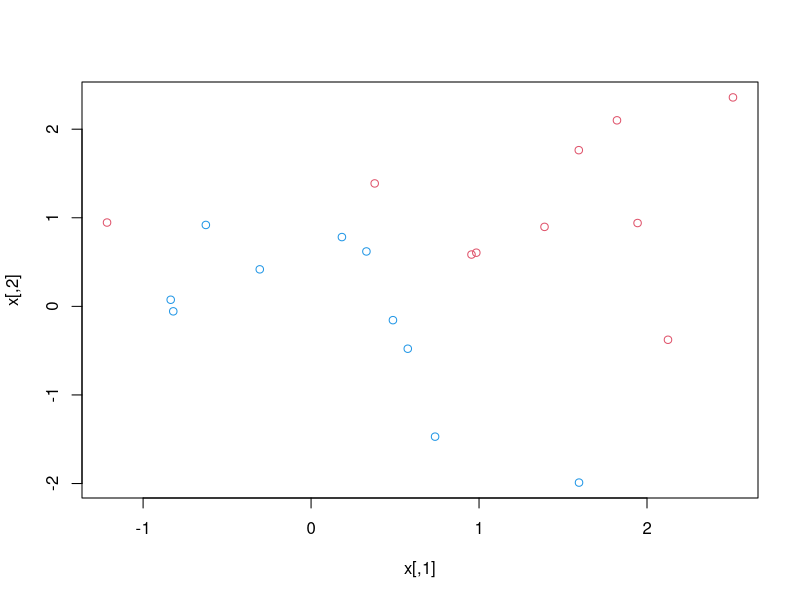
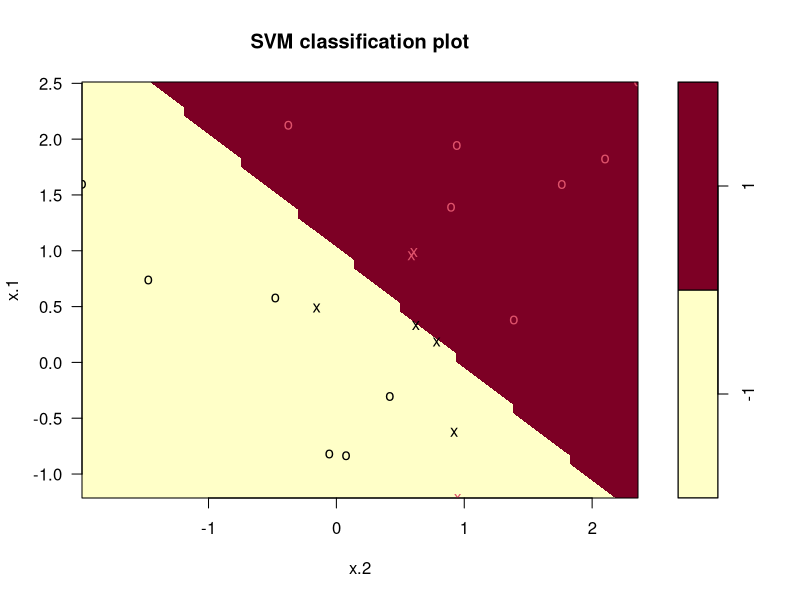
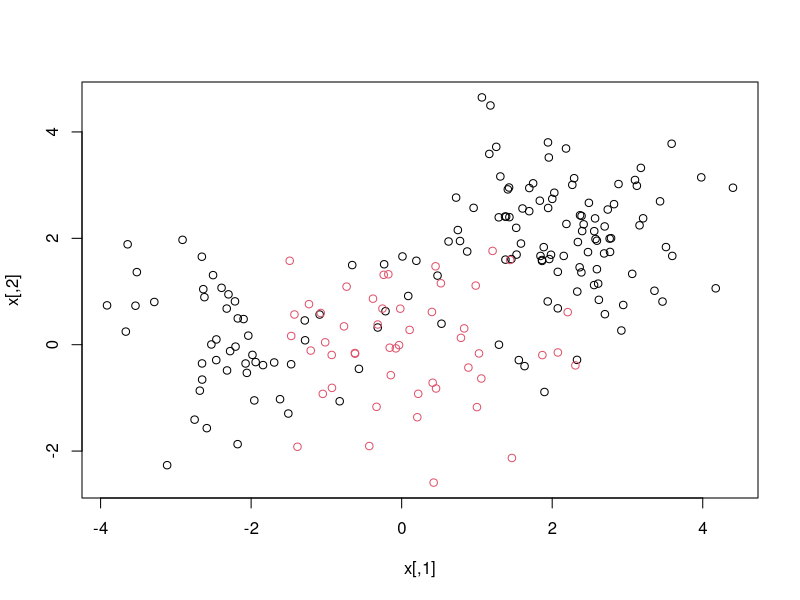
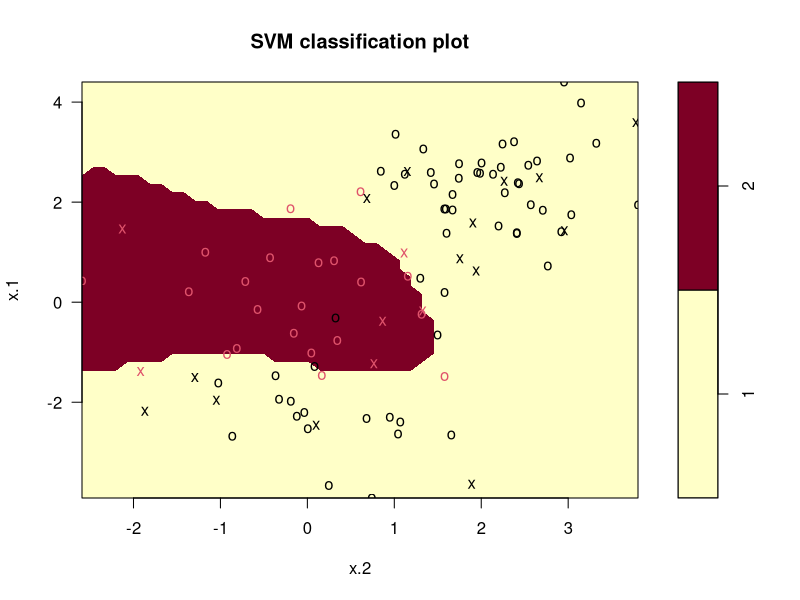
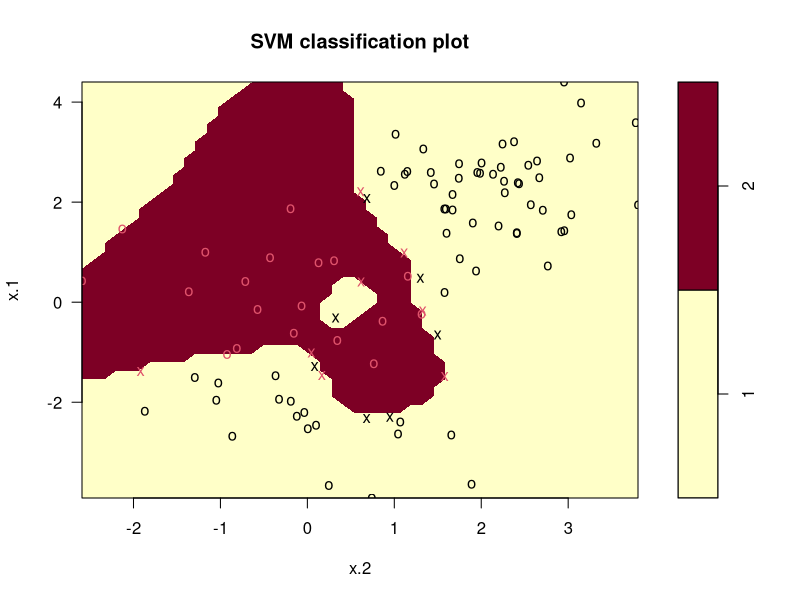
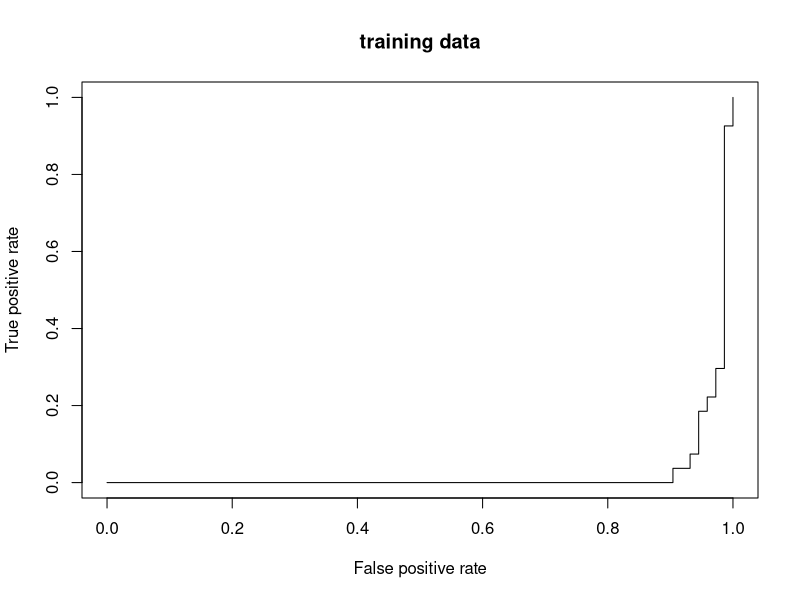

Source code (R) for these figures, in order:
# library imports
install.packages("e1071")
library(e1071)
install.packages("caret", dependencies = TRUE)
library(caret)

# create the data
set.seed(1)
x <- matrix(rnorm(20 * 2), ncol = 2)
x
y <- c(rep(-1, 10), rep(1, 10))
y
x[y == 1, ] = x[y == 1, ] + 1
x
plot(x, col = (3 - y))

# classification with svm
dat <- data.frame(x = x, y = as.factor(y))
dat
svm.fit = svm(
  y ~ ., data = dat,
  kernel = "linear", cost = 10000, scale = FALSE
)
plot(svm.fit, dat)
summary(svm.fit)

# tuning the cost
set.seed(1)
tune.out <- tune(
  svm, y ~ ., data = dat, kernel = "linear",
  ranges = list(cost = c(
      0.001, 0.01, 0.1, 1, 5, 10, 100
    )
  )
)
summary(tune.out)

# test phase
xtest = matrix(rnorm(20 * 2), ncol = 2)
ytest = sample(c(-1, 1), 20, rep = TRUE)
xtest[ytest == 1, ] = xtest[ytest == 1, ] + 1
testdata = data.frame(x = xtest, y = as.factor(ytest))
yhat = predict(tune.out$best.model, testdata)
yhat
confusionMatrix(yhat, testdata$y)

# nonlinear svm
set.seed(1)
x <- matrix(rnorm(200 * 2), ncol = 2)
x[1: 100, ] = x[1: 100, ] + 2
x[101: 150] = x[101: 150] - 2
y <- c(rep(1, 150), rep(2, 50))
dat <- data.frame(x = x, y = as.factor(y))
plot(x, col = y)

# nonlinear svm - radial kernel
train <- sample(200, 100)
svm.fit <- svm(
  y ~ ., data = dat,
  kernel= "radial", gamma = 1, cost = 1
)
plot(svm.fit, dat[train, ])

summary(svm.fit)
yhat <- predict(svm.fit, dat[-train,])
confusionMatrix(yhat, dat[-train, "y"])

# increasing the cost reduces training error
# but increases the risk of overfitting
svm.fit <- svm(
  y ~ ., dat[train, ],
  kernel = "radial", gamma = 1,
  cost = 1e5
)
plot(svm.fit, dat[train, ])

# tuning cost and gamma
set.seed(1)
tune.out <- tune(
  svm, y ~ ., data = dat[train, ],
  kernel = "radial",
  ranges = list(
    cost = c(0.1, 1, 10, 100, 1000),
    gamma = c(0.5, 1, 2, 3, 4)
  )
)
summary(tune.out)
yhat <- predict(tune.out$best.model, dat[-train, ])
confusionMatrix(yhat, dat[-train, "y"])

# roc curves
library(ROCR)
rocplot <- function(pred, truth, ...) {
  predob = prediction(pred, truth)
  perf = performance(predob, "tpr", "fpr")
  plot(perf, ...)
}
svm.opt <- svm(
  y ~ ., data = dat[train, ],
  kernel = "radial",
  gamma = 2, cost = 1, decision.values = T
)
fitted <- attributes(
  predict(svm.opt, dat[train, ], decision.values = T)
)$decision.values
rocplot(fitted, dat[train, "y"],
        main = "training data")
